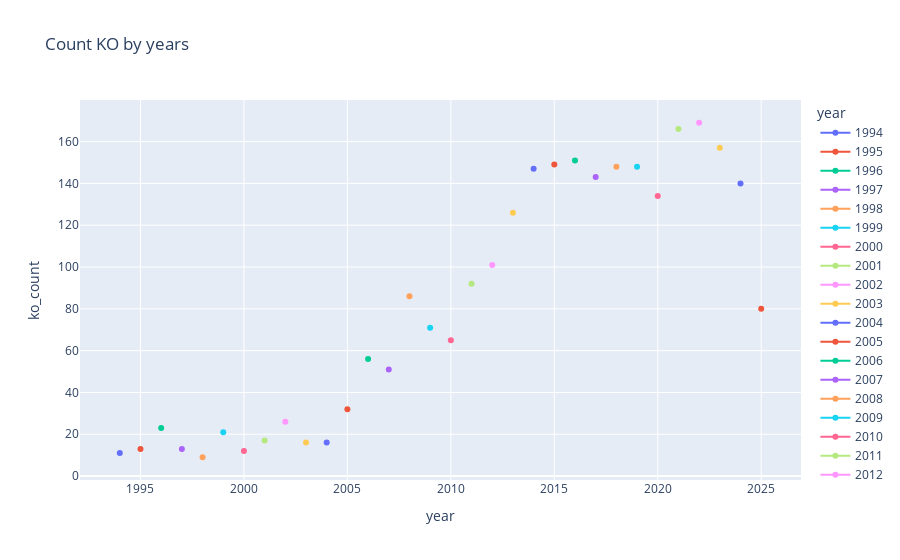

Notebook code for this chart:
### Code cell
fig = px.line(
    ko_years,
    x='year',
    y='ko_count',
    color='year',
    title='Count KO by years',
    markers=True
)

fig.show()

### Figure 1 — Plotly figure (JSON) as saved in the notebook; plotly's stock layout.template omitted (floating-point values rounded to 4 significant figures)
{"data": [{"hovertemplate": "year=%{x}<br>ko_count=%{y}<extra></extra>", "legendgroup": "1994", "line": {"color": "#636efa", "dash": "solid"}, "marker": {"symbol": "circle"}, "mode": "lines+markers", "name": "1994", "orientation": "v", "showlegend": true, "type": "scatter", "x": [1994], "xaxis": "x", "y": [11], "yaxis": "y"}, {"hovertemplate": "year=%{x}<br>ko_count=%{y}<extra></extra>", "legendgroup": "1995", "line": {"color": "#EF553B", "dash": "solid"}, "marker": {"symbol": "circle"}, "mode": "lines+markers", "name": "1995", "orientation": "v", "showlegend": true, "type": "scatter", "x": [1995], "xaxis": "x", "y": [13], "yaxis": "y"}, {"hovertemplate": "year=%{x}<br>ko_count=%{y}<extra></extra>", "legendgroup": "1996", "line": {"color": "#00cc96", "dash": "solid"}, "marker": {"symbol": "circle"}, "mode": "lines+markers", "name": "1996", "orientation": "v", "showlegend": true, "type": "scatter", "x": [1996], "xaxis": "x", "y": [23], "yaxis": "y"}, {"hovertemplate": "year=%{x}<br>ko_count=%{y}<extra></extra>", "legendgroup": "1997", "line": {"color": "#ab63fa", "dash": "solid"}, "marker": {"symbol": "circle"}, "mode": "lines+markers", "name": "1997", "orientation": "v", "showlegend": true, "type": "scatter", "x": [1997], "xaxis": "x", "y": [13], "yaxis": "y"}, {"hovertemplate": "year=%{x}<br>ko_count=%{y}<extra></extra>", "legendgroup": "1998", "line": {"color": "#FFA15A", "dash": "solid"}, "marker": {"symbol": "circle"}, "mode": "lines+markers", "name": "1998", "orientation": "v", "showlegend": true, "type": "scatter", "x": [1998], "xaxis": "x", "y": [9], "yaxis": "y"}, {"hovertemplate": "year=%{x}<br>ko_count=%{y}<extra></extra>", "legendgroup": "1999", "line": {"color": "#19d3f3", "dash": "solid"}, "marker": {"symbol": "circle"}, "mode": "lines+markers", "name": "1999", "orientation": "v", "showlegend": true, "type": "scatter", "x": [1999], "xaxis": "x", "y": [21], "yaxis": "y"}, {"hovertemplate": "year=%{x}<br>ko_count=%{y}<extra></extra>", "legendgroup": "2000", "line": {"color": "#FF6692", "dash": "solid"}, "marker": {"symbol": "circle"}, "mode": "lines+markers", "name": "2000", "orientation": "v", "showlegend": true, "type": "scatter", "x": [2000], "xaxis": "x", "y": [12], "yaxis": "y"}, {"hovertemplate": "year=%{x}<br>ko_count=%{y}<extra></extra>", "legendgroup": "2001", "line": {"color": "#B6E880", "dash": "solid"}, "marker": {"symbol": "circle"}, "mode": "lines+markers", "name": "2001", "orientation": "v", "showlegend": true, "type": "scatter", "x": [2001], "xaxis": "x", "y": [17], "yaxis": "y"}, {"hovertemplate": "year=%{x}<br>ko_count=%{y}<extra></extra>", "legendgroup": "2002", "line": {"color": "#FF97FF", "dash": "solid"}, "marker": {"symbol": "circle"}, "mode": "lines+markers", "name": "2002", "orientation": "v", "showlegend": true, "type": "scatter", "x": [2002], "xaxis": "x", "y": [26], "yaxis": "y"}, {"hovertemplate": "year=%{x}<br>ko_count=%{y}<extra></extra>", "legendgroup": "2003", "line": {"color": "#FECB52", "dash": "solid"}, "marker": {"symbol": "circle"}, "mode": "lines+markers", "name": "2003", "orientation": "v", "showlegend": true, "type": "scatter", "x": [2003], "xaxis": "x", "y": [16], "yaxis": "y"}, {"hovertemplate": "year=%{x}<br>ko_count=%{y}<extra></extra>", "legendgroup": "2004", "line": {"color": "#636efa", "dash": "solid"}, "marker": {"symbol": "circle"}, "mode": "lines+markers", "name": "2004", "orientation": "v", "showlegend": true, "type": "scatter", "x": [2004], "xaxis": "x", "y": [16], "yaxis": "y"}, {"hovertemplate": "year=%{x}<br>ko_count=%{y}<extra></extra>", "legendgroup": "2005", "line": {"color": "#EF553B", "dash": "solid"}, "marker": {"symbol": "circle"}, "mode": "lines+markers", "name": "2005", "orientation": "v", "showlegend": true, "type": "scatter", "x": [2005], "xaxis": "x", "y": [32], "yaxis": "y"}, {"hovertemplate": "year=%{x}<br>ko_count=%{y}<extra></extra>", "legendgroup": "2006", "line": {"color": "#00cc96", "dash": "solid"}, "marker": {"symbol": "circle"}, "mode": "lines+markers", "name": "2006", "orientation": "v", "showlegend": true, "type": "scatter", "x": [2006], "xaxis": "x", "y": [56], "yaxis": "y"}, {"hovertemplate": "year=%{x}<br>ko_count=%{y}<extra></extra>", "legendgroup": "2007", "line": {"color": "#ab63fa", "dash": "solid"}, "marker": {"symbol": "circle"}, "mode": "lines+markers", "name": "2007", "orientation": "v", "showlegend": true, "type": "scatter", "x": [2007], "xaxis": "x", "y": [51], "yaxis": "y"}, {"hovertemplate": "year=%{x}<br>ko_count=%{y}<extra></extra>", "legendgroup": "2008", "line": {"color": "#FFA15A", "dash": "solid"}, "marker": {"symbol": "circle"}, "mode": "lines+markers", "name": "2008", "orientation": "v", "showlegend": true, "type": "scatter", "x": [2008], "xaxis": "x", "y": [86], "yaxis": "y"}, {"hovertemplate": "year=%{x}<br>ko_count=%{y}<extra></extra>", "legendgroup": "2009", "line": {"color": "#19d3f3", "dash": "solid"}, "marker": {"symbol": "circle"}, "mode": "lines+markers", "name": "2009", "orientation": "v", "showlegend": true, "type": "scatter", "x": [2009], "xaxis": "x", "y": [71], "yaxis": "y"}, {"hovertemplate": "year=%{x}<br>ko_count=%{y}<extra></extra>", "legendgroup": "2010", "line": {"color": "#FF6692", "dash": "solid"}, "marker": {"symbol": "circle"}, "mode": "lines+markers", "name": "2010", "orientation": "v", "showlegend": true, "type": "scatter", "x": [2010], "xaxis": "x", "y": [65], "yaxis": "y"}, {"hovertemplate": "year=%{x}<br>ko_count=%{y}<extra></extra>", "legendgroup": "2011", "line": {"color": "#B6E880", "dash": "solid"}, "marker": {"symbol": "circle"}, "mode": "lines+markers", "name": "2011", "orientation": "v", "showlegend": true, "type": "scatter", "x": [2011], "xaxis": "x", "y": [92], "yaxis": "y"}, {"hovertemplate": "year=%{x}<br>ko_count=%{y}<extra></extra>", "legendgroup": "2012", "line": {"color": "#FF97FF", "dash": "solid"}, "marker": {"symbol": "circle"}, "mode": "lines+markers", "name": "2012", "orientation": "v", "showlegend": true, "type": "scatter", "x": [2012], "xaxis": "x", "y": [101], "yaxis": "y"}, {"hovertemplate": "year=%{x}<br>ko_count=%{y}<extra></extra>", "legendgroup": "2013", "line": {"color": "#FECB52", "dash": "solid"}, "marker": {"symbol": "circle"}, "mode": "lines+markers", "name": "2013", "orientation": "v", "showlegend": true, "type": "scatter", "x": [2013], "xaxis": "x", "y": [126], "yaxis": "y"}, {"hovertemplate": "year=%{x}<br>ko_count=%{y}<extra></extra>", "legendgroup": "2014", "line": {"color": "#636efa", "dash": "solid"}, "marker": {"symbol": "circle"}, "mode": "lines+markers", "name": "2014", "orientation": "v", "showlegend": true, "type": "scatter", "x": [2014], "xaxis": "x", "y": [147], "yaxis": "y"}, {"hovertemplate": "year=%{x}<br>ko_count=%{y}<extra></extra>", "legendgroup": "2015", "line": {"color": "#EF553B", "dash": "solid"}, "marker": {"symbol": "circle"}, "mode": "lines+markers", "name": "2015", "orientation": "v", "showlegend": true, "type": "scatter", "x": [2015], "xaxis": "x", "y": [149], "yaxis": "y"}, {"hovertemplate": "year=%{x}<br>ko_count=%{y}<extra></extra>", "legendgroup": "2016", "line": {"color": "#00cc96", "dash": "solid"}, "marker": {"symbol": "circle"}, "mode": "lines+markers", "name": "2016", "orientation": "v", "showlegend": true, "type": "scatter", "x": [2016], "xaxis": "x", "y": [151], "yaxis": "y"}, {"hovertemplate": "year=%{x}<br>ko_count=%{y}<extra></extra>", "legendgroup": "2017", "line": {"color": "#ab63fa", "dash": "solid"}, "marker": {"symbol": "circle"}, "mode": "lines+markers", "name": "2017", "orientation": "v", "showlegend": true, "type": "scatter", "x": [2017], "xaxis": "x", "y": [143], "yaxis": "y"}, {"hovertemplate": "year=%{x}<br>ko_count=%{y}<extra></extra>", "legendgroup": "2018", "line": {"color": "#FFA15A", "dash": "solid"}, "marker": {"symbol": "circle"}, "mode": "lines+markers", "name": "2018", "orientation": "v", "showlegend": true, "type": "scatter", "x": [2018], "xaxis": "x", "y": [148], "yaxis": "y"}, {"hovertemplate": "year=%{x}<br>ko_count=%{y}<extra></extra>", "legendgroup": "2019", "line": {"color": "#19d3f3", "dash": "solid"}, "marker": {"symbol": "circle"}, "mode": "lines+markers", "name": "2019", "orientation": "v", "showlegend": true, "type": "scatter", "x": [2019], "xaxis": "x", "y": [148], "yaxis": "y"}, {"hovertemplate": "year=%{x}<br>ko_count=%{y}<extra></extra>", "legendgroup": "2020", "line": {"color": "#FF6692", "dash": "solid"}, "marker": {"symbol": "circle"}, "mode": "lines+markers", "name": "2020", "orientation": "v", "showlegend": true, "type": "scatter", "x": [2020], "xaxis": "x", "y": [134], "yaxis": "y"}, {"hovertemplate": "year=%{x}<br>ko_count=%{y}<extra></extra>", "legendgroup": "2021", "line": {"color": "#B6E880", "dash": "solid"}, "marker": {"symbol": "circle"}, "mode": "lines+markers", "name": "2021", "orientation": "v", "showlegend": true, "type": "scatter", "x": [2021], "xaxis": "x", "y": [166], "yaxis": "y"}, {"hovertemplate": "year=%{x}<br>ko_count=%{y}<extra></extra>", "legendgroup": "2022", "line": {"color": "#FF97FF", "dash": "solid"}, "marker": {"symbol": "circle"}, "mode": "lines+markers", "name": "2022", "orientation": "v", "showlegend": true, "type": "scatter", "x": [2022], "xaxis": "x", "y": [169], "yaxis": "y"}, {"hovertemplate": "year=%{x}<br>ko_count=%{y}<extra></extra>", "legendgroup": "2023", "line": {"color": "#FECB52", "dash": "solid"}, "marker": {"symbol": "circle"}, "mode": "lines+markers", "name": "2023", "orientation": "v", "showlegend": true, "type": "scatter", "x": [2023], "xaxis": "x", "y": [157], "yaxis": "y"}, {"hovertemplate": "year=%{x}<br>ko_count=%{y}<extra></extra>", "legendgroup": "2024", "line": {"color": "#636efa", "dash": "solid"}, "marker": {"symbol": "circle"}, "mode": "lines+markers", "name": "2024", "orientation": "v", "showlegend": true, "type": "scatter", "x": [2024], "xaxis": "x", "y": [140], "yaxis": "y"}, {"hovertemplate": "year=%{x}<br>ko_count=%{y}<extra></extra>", "legendgroup": "2025", "line": {"color": "#EF553B", "dash": "solid"}, "marker": {"symbol": "circle"}, "mode": "lines+markers", "name": "2025", "orientation": "v", "showlegend": true, "type": "scatter", "x": [2025], "xaxis": "x", "y": [80], "yaxis": "y"}], "layout": {"legend": {"title": {"text": "year"}, "tracegroupgap": 0}, "title": {"text": "Count KO by years"}, "xaxis": {"anchor": "y", "categoryarray": [1994, 1995, 1996, 1997, 1998, 1999, 2000, 2001, 2002, 2003, 2004, 2005, 2006, 2007, 2008, 2009, 2010, 2011, 2012, 2013, 2014, 2015, 2016, 2017, 2018, 2019, 2020, 2021, 2022, 2023, 2024, 2025], "categoryorder": "array", "domain": [0, 1], "title": {"text": "year"}}, "yaxis": {"anchor": "x", "domain": [0, 1], "title": {"text": "ko_count"}}}}
